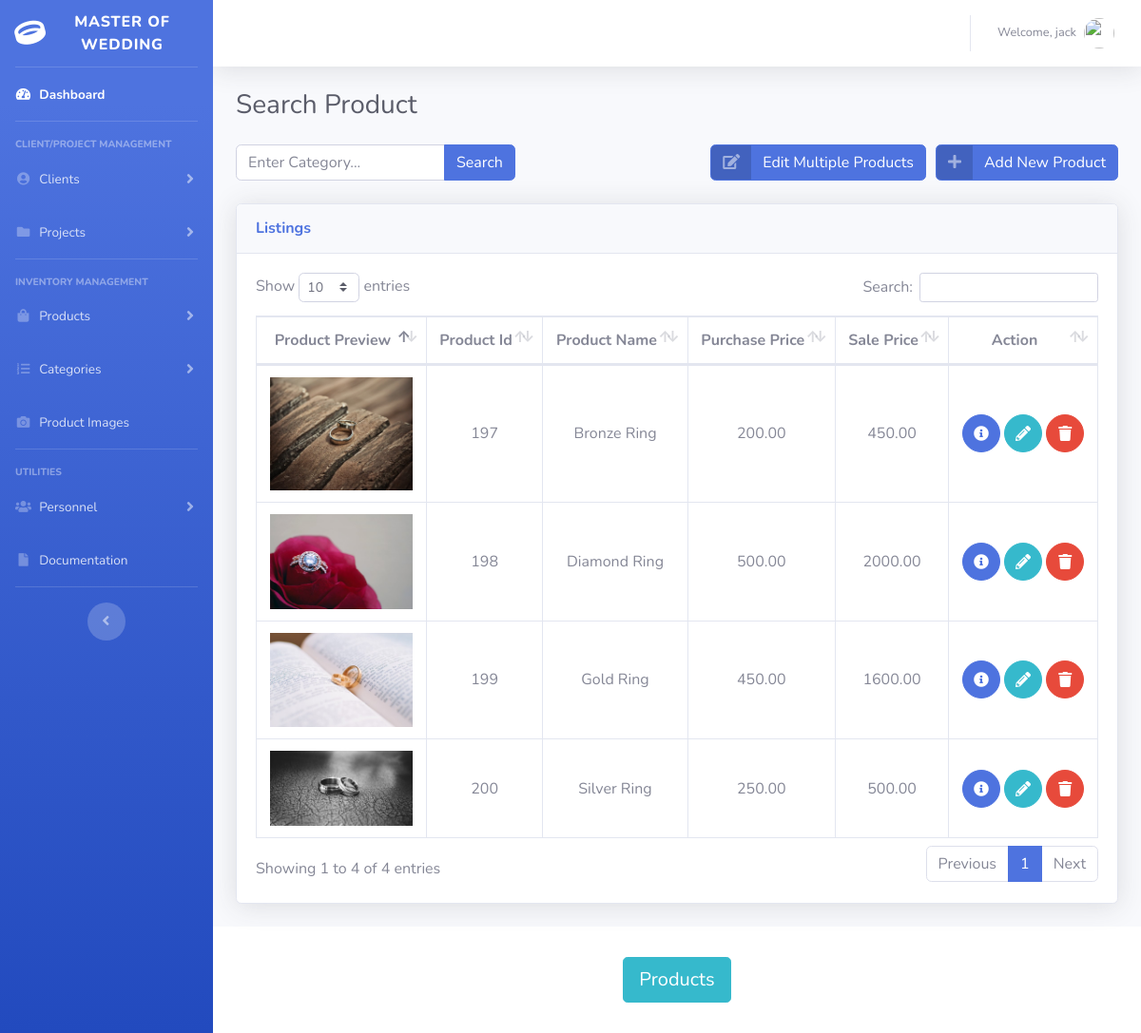
Screenshot of /product.php?cat=Rings (signed in) with the database file from the repository.
### tables this page shows
CREATE TABLE `user` (
  `user_id` int(11) NOT NULL,
  `user_name` varchar(64) NOT NULL,
  `user_pass` varchar(64) NOT NULL
);

CREATE TABLE `product` (
  `product_id` int(11) NOT NULL,
  `product_name` varchar(64) NOT NULL,
  `purchase_price` decimal(9,2) NOT NULL,
  `sale_price` decimal(9,2) NOT NULL
);

CREATE TABLE `product_image` (
  `product_image_id` int(11) NOT NULL,
  `product_id` int(11) NOT NULL,
  `product_image_filename` varchar(4096) DEFAULT NULL
);

### product.php (the view, shortened to what this page needs)
<?php
include ("connection.php");
?>
<!DOCTYPE html>
<html lang="en">
<head>
    <link href="vendor/fontawesome-free/css/all.min.css" rel="stylesheet" type="text/css">
    <link href="css/sb-admin-2.min.css" rel="stylesheet">
    <link href="vendor/datatables/dataTables.bootstrap4.min.css" rel="stylesheet">
</head>
<body id="page-top">
<div id="wrapper">
    <ul class="navbar-nav bg-gradient-primary sidebar sidebar-dark accordion" id="accordionSidebar">
        <a class="sidebar-brand d-flex align-items-center justify-content-center" href="index.php">
            <div class="sidebar-brand-icon rotate-n-15">
                <i class="fas fa-ring"></i>
            </div>
            <div class="sidebar-brand-text mx-3">Master of Wedding</div>
        </a>
        <hr class="sidebar-divider my-0">
        <li class="nav-item active">
            <a class="nav-link" href="index.php">
                <i class="fas fa-fw fa-tachometer-alt"></i>
                <span>Dashboard</span></a>
        </li>
        <hr class="sidebar-divider">
        <div class="sidebar-heading">
            Client/Project Management
        </div>
        <li class="nav-item">
            <a class="nav-link collapsed" href="#" data-toggle="collapse" data-target="#clientPages" aria-expanded="true" aria-controls="clientPages">
                <i class="fas fa-fw fa-user-circle"></i>
                <span>Clients</span>
            </a>
        </li>
        <li class="nav-item">
            <a class="nav-link collapsed" href="#" data-toggle="collapse" data-target="#projectPages" aria-expanded="true" aria-controls="projectPages">
                <i class="fas fa-fw fa-folder"></i>
                <span>Projects</span>
            </a>
        </li>
        <hr class="sidebar-divider d-none d-md-block">
        <div class="sidebar-heading">
            Inventory Management
        </div>
        <li class="nav-item">
            <a class="nav-link collapsed" href="#" data-toggle="collapse" data-target="#collapseTwo" aria-expanded="true" aria-controls="collapseTwo">
                <i class="fas fa-fw fa-shopping-bag"></i>
                <span>Products</span>
            </a>
        </li>
        <li class="nav-item">
            <a class="nav-link collapsed" href="#" data-toggle="collapse" data-target="#collapseUtilities" aria-expanded="true" aria-controls="collapseUtilities">
                <i class="fas fa-fw fa-list-ol"></i>
                <span>Categories</span>
            </a>
        </li>
        <li class="nav-item">
        <li class="nav-item">
            <a class="nav-link" href="image.php">
                <i class="fas fa-fw fa-camera"></i>
                <span>Product Images</span></a>
        </li>
        </li>
        <hr class="sidebar-divider d-none d-md-block">
        <div class="sidebar-heading">
            Utilities
        </div>
        <li class="nav-item">
            <a class="nav-link collapsed" href="#" data-toggle="collapse" data-target="#users" aria-expanded="true" aria-controls="users">
                <i class="fas fa-fw fa-users"></i>
                <span>Personnel</span>
            </a>
        </li>
        <li class="nav-item">
            <a class="nav-link" href="documentation.php">
                <i class="fas fa-fw fa-file"></i>
                <span>Documentation</span></a>
        </li>
        <hr class="sidebar-divider">
        <div class="text-center d-none d-md-inline">
            <button class="rounded-circle border-0" id="sidebarToggle"></button>
        </div>
    </ul>
    <div id="content-wrapper" class="d-flex flex-column">
        <div id="content">
            <nav class="navbar navbar-expand navbar-light bg-white topbar mb-4 static-top shadow">
                <ul class="navbar-nav ml-auto">
                    <?php if (isset($_SESSION['user_id'])):
                        $user_id = $_SESSION['user_id'];
                        $query = "select user_name from user where user_id = '$user_id'";
                        $stmt = $dbh-> prepare($query);
                        $stmt -> execute();
                        $row = $stmt -> fetchObject()
                        ?>
                        <li class="nav-item dropdown no-arrow">
                            <a class="nav-link dropdown-toggle" href="#" id="userDropdown" role="button" data-toggle="dropdown" aria-haspopup="true" aria-expanded="false">
                                <span class="mr-2 d-none d-lg-inline text-gray-600 small">Welcome, <?php echo $row -> user_name?></span>
                                <img class="img-profile rounded-circle" src="https://www.flaticon.com/svg/static/icons/svg/17/17004.svg">
                            </a>
                        </li>
                    <?php else:?>
                        Not Logged In
                    <?php endif;?>
                </ul>
            </nav>
            <div class="container-fluid">
            <?php
                if (isset($_SESSION['user_id'])):?>
                <h1 class="h3 mb-4 text-gray-800">Search Product</h1>
                <form class="d-none d-sm-inline-block form-inline mr-auto my-2 my-md-0 mw-100 navbar-search" method = "post" action="product.php">
                    <div class="input-group">
                        <input type="text" class="form-control small" placeholder="Enter Category..." aria-label="Search" aria-describedby="basic-addon2" name="category_name">
                        <div class="input-group-append">
                            <input type ="submit" class="btn btn-primary" value="Search" >
                        </div>
                    </div>
                </form>
                    <a href="addProduct.php" style="float: right" class="btn btn btn-primary btn-icon-split">
                        <span class="icon text-white-50">
                          <i class="fas fa-plus" onclick="location.href='addProduct.php'"></i>
                        </span>
                        <span class="text">Add New Product</span>
                    </a>
                    <a href="editMultiProd.php" style="float: right;margin-right: 10px" class="btn btn btn-primary btn-icon-split">
                        <span class="icon text-white-50">
                          <i class="fas fa-edit"></i>
                        </span>
                        <span class="text">Edit Multiple Products</span>
                    </a>
                <br>
                <br>
                <?php if (!empty($_GET['cat']) || !empty($_POST["category_name"])):?>
                    <?php
                    if (empty($_GET['cat'])){
                        $catName = $_POST["category_name"];
                    }   else{
                        $catName = $_GET['cat'];
                    }
                    $query = "SELECT * FROM `product` where product_id in (SELECT product_id FROM `category` c1 LEFT OUTER JOIN `category_product` c2 on c1.category_id = c2.category_id where c1.category_name = '$catName') order by product_name";
                    $stmt = $dbh->prepare($query);
                    if (!$stmt -> execute()){
                        $err = $stmt->errorInfo();
                        echo "<script>alert('Invalid category entered - contact System Administrator Error is: $err[2]')</script>";
                        echo "<script type=\"text/javascript\">location.href = 'index.php';</script>";
                    }
                    if ($stmt->execute() && $stmt->rowCount() >0):
                        ?>
                <div class="card shadow mb-4">
                    <div class="card-header py-3">
                        <h6 class="m-0 font-weight-bold text-primary">Listings</h6>
                    </div>
                    <div class="card-body">
                        <div class="table-responsive">
                        <form method = "post" onsubmit="return confirm('Do you really want to deleted selected product(s)?')">
                            <input type="hidden" name= "category_name" value="<?= $catName?>"/>
                            <table  class="table table-bordered" id="dataTable" width="100%" cellspacing="0">
                                <thead>
                                    <tr>
                                        <th style="text-align: center">Product Preview</th>
                                        <th style="text-align: center">Product Id</th>
                                        <th style="text-align: center">Product Name</th>
                                        <th style="text-align: center">Purchase Price</th>
                                        <th style="text-align: center">Sale Price</th>
                                        <th style="text-align: center">Action</th>
                                    </tr>
                                </thead>
                                <tbody>
                                <?php  while($row = $stmt -> fetchObject()):
                                    $imgsql = "select product_image_filename from product_image where product_id = '$row->product_id'";
                                    $imgstmt = $dbh -> prepare($imgsql);
                                    if(!$imgstmt -> execute()){
                                        $err = $imgstmt->errorInfo();
                                        echo "<script>alert('Error Retrieving product Image filename from database - contact System Administrator Error is: $err[2]')</script>";
                                    }
                                    $imgrow = $imgstmt -> fetchObject();
                                    if ($imgrow){
                                        $imageName = $imgrow -> product_image_filename;
                                    }
                                    ?>
                                    <tr>
                                        <td style="text-align: center"><?php if ($imgrow){echo "<img width=\"150\" height=\"auto\" src=\"product_images/$imageName\" alt=\"product image\">";}else{ echo "No Image";} ?></td>
                                        <td style="text-align: center; vertical-align: middle"><?php echo $row -> product_id; ?></td>
                                        <td style="text-align: center; vertical-align: middle"><?php echo $row -> product_name; ?></td>
                                        <td style="text-align: center; vertical-align: middle"><?php echo $row -> purchase_price; ?></td>
                                        <td style="text-align: center; vertical-align: middle"><?php echo $row -> sale_price; ?></td>
                                        <td style="text-align: center; vertical-align: middle">
                                            <a href="viewProduct.php?id=<?php echo $row->product_id;?>&cat=<?php echo$catName;?>" class="btn btn-primary btn-circle" title="View Product">
                                                <i class="fas fa-info-circle"></i>
                                            </a>
                                            <a href="editProduct.php?id=<?php echo $row->product_id;?>&cat=<?php echo$catName;?>" class="btn btn-info btn-circle" title="Edit Product">
                                                <i class="fas fa-pencil-alt" ></i>
                                            </a>
                                            <a href="deleteProduct.php?id=<?php echo $row->product_id;?>&cat=<?php echo$catName;?>"class="btn btn-danger btn-circle" title="Delete Product">
                                                <i class="fas fa-trash" ></i>
                                            </a>
                                    </tr>
                                <?php endwhile;?>
                                </tbody>
                            </table>
                        </form>
                        </div>
                    </div>
                </div>
                    <?php endif;?>
                <?php endif;?>
                <?php endif;?>
            </div>
        </div>
        <footer class="sticky-footer bg-white">
            <div class="container text-center my-auto">
                <button type="button" style="text-align: center" class="btn btn-lg btn-info " onclick="window.open('displayCode.php?section=product')">
                    <span class="text">Products</span>
                </button>
            </div>
        </footer>
    </div>
</div>
</body>
</html>

### rows the page displays
user: user_name "jack"
product: product_image.product_image_filename (picture), product_id "197", product_name "Bronze Ring", purchase_price "200.00", sale_price "450.00"
product: product_image.product_image_filename (picture), product_id "198", product_name "Diamond Ring", purchase_price "500.00", sale_price "2000.00"
product: product_image.product_image_filename (picture), product_id "199", product_name "Gold Ring", purchase_price "450.00", sale_price "1600.00"
product: product_image.product_image_filename (picture), product_id "200", product_name "Silver Ring", purchase_price "250.00", sale_price "500.00"
